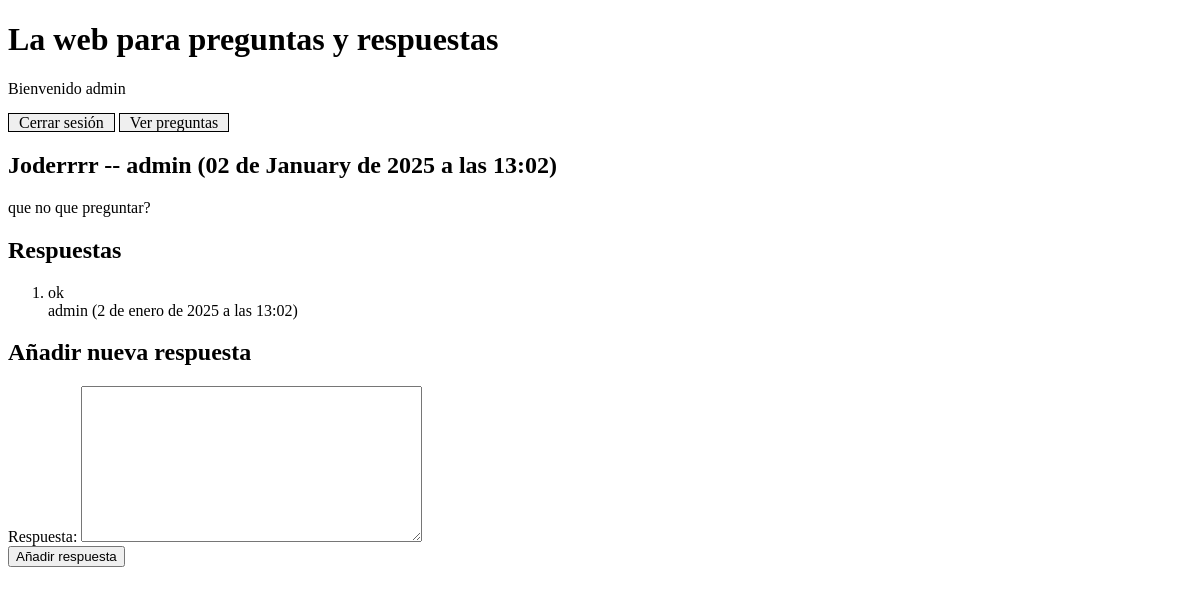
The app's page /preguntas/3 (signed in) with its own data.
### preguntas/models.py (models this page shows, shortened)
class Pregunta(models.Model):
    id = models.BigAutoField(primary_key=True, null=False)
    titulo = models.CharField(max_length=250, null=False)
    texto = models.TextField(max_length=5000, null=False)
    fecha = models.DateTimeField(auto_now_add=True, null=False)
    autor = models.ForeignKey(settings.AUTH_USER_MODEL, on_delete=models.CASCADE)

class Respuesta(models.Model):
    id = models.BigAutoField(primary_key=True, null=False)
    texto = models.TextField(max_length=5000, null=False)
    fecha = models.DateTimeField(auto_now_add=True, null=False)
    autor = models.ForeignKey(settings.AUTH_USER_MODEL, on_delete=models.CASCADE)
    pregunta = models.ForeignKey(Pregunta, on_delete=models.CASCADE)

### preguntas/views.py (the view, shortened to what this page needs)
# urls.py: path('<int:id>', views.nueva_respuesta, name='detalle_pregunta'),
@login_required(login_url='preguntas:login')
@require_http_methods(["POST", "GET"])
def nueva_respuesta(request, id):
    pregunta = get_object_or_404(Pregunta, id=id)
    if request.method == "GET":
        respuestas = pregunta.respuesta_set.all().order_by('-fecha')
        form = RespuestaForm()
        return render(request, 'detalle_pregunta.html', {'pregunta': pregunta,
                                                         'respuestas':respuestas,
                                                         'respuesta_form': form})

### preguntas/forms.py
class RespuestaForm(forms.Form):
    texto = forms.CharField(label='Respuesta', max_length=5000, widget=forms.Textarea)

### preguntas/templatetags/date_filters.py (called while the page is built)
@register.filter
def formato_fecha(fecha):
    fecha_local = localtime(fecha)
    fecha_formateada = fecha_local.strftime("%d de %B de %Y a las %H:%M")
    month_capitalize = fecha_local.strftime("%B").capitalize()
    return fecha_formateada.replace(fecha_local.strftime("%B"), month_capitalize)

### preguntas/templates/detalle_pregunta.html (shortened to what this page needs)
{% extends "base.html" %}
{% load date_filters %}
{% block content %}
    <h2>{{ pregunta.titulo }} -- {{ pregunta.autor }}  ({{ pregunta.fecha|formato_fecha}})</h2>
    <p> {{ pregunta.texto }} </p>
    {% if respuestas %}
    <h2>Respuestas</h2>
    <ol>
        {% for respuesta in respuestas %}
            <li>
                {{ respuesta.texto }} <br>
                {{ respuesta.autor }} ({{ respuesta.fecha }})
            </li>
        {% endfor %}
    </ol>
    {% endif %}
    <h2>Añadir nueva respuesta</h2>
    <form action="{% url 'preguntas:detalle_pregunta' pregunta.id %}" method="post">
        <table>
            {{ respuesta_form }}
        </table>
        <button type="submit">Añadir respuesta</button>
    </form>
{% endblock %}

### preguntas/templates/base.html (shortened to what this page needs)
{% load static %}
<!DOCTYPE html>
<html lang="es">
<head>
    <link rel="stylesheet" href="{% static 'css/preguntas.css' %}">
</head>
<body>
    <header>
        <h1>La web para preguntas y respuestas</h1>
        <nav>
            {% if request.user.username %}
                <p>Bienvenido {{request.user.username}}</p>
                <a class="btn-nav-session" href="{% url 'preguntas:logout' %}">Cerrar sesión</a>
                <a class="btn-nav-session" href="{% url 'preguntas:ver_preguntas' %}">Ver preguntas</a>
            {% else %}
                <p>No autenticado</p>
                <a class="btn-nav-session" href="{% url 'preguntas:login' %}">Iniciar sesión</a>
            {% endif %}
        </nav>
    </header>
    <main>
        {% block content %}{% endblock %}
    </main>
</body>
</html>

### preguntas/static/css/preguntas.css (style rules this page uses)
.btn-nav-session { padding: 0 10px; background: buttonface; border: 1px solid black; color: black; text-decoration: none; }

### records on screen
Pregunta: titulo "Joderrrr", autor "admin", fecha "02 de January de 2025 a las 13:02", texto "que no que preguntar?"
Respuesta: texto "ok", autor "admin", fecha "2 de enero de 2025 a las 13:02"

### other values on screen
{{ request.user.username }} "admin"
